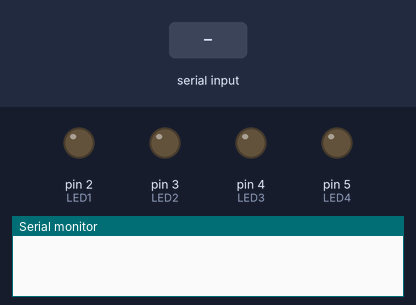
The sketch below on a simulated Arduino Uno, built with avr-gcc and run on an emulated ATmega328P. Parts: output pins drawn as LEDs (lit = HIGH), the last lines printed to the serial monitor. The inputs (shaded band) are chosen by the test bench.

Above: at 1.2 s.
1.3 s: "LED1:1" received over the second serial link
At 2.0 s:
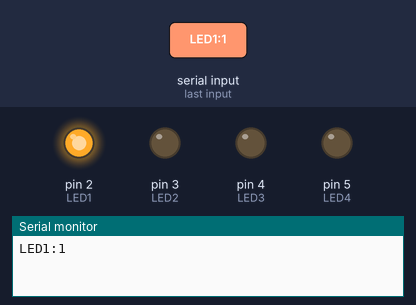
2.8 s: "LED2:1" received over the second serial link
At 3.1 s:
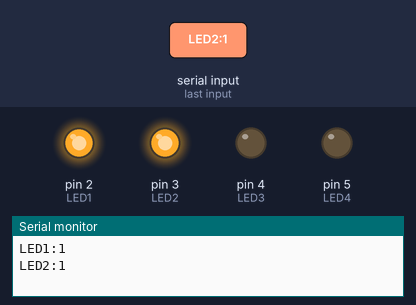
4.3 s: "LED1:0" received over the second serial link
At 5.5 s:
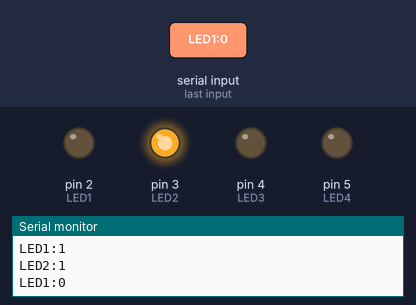
5.8 s: "LED3:1" received over the second serial link
At 6.6 s:
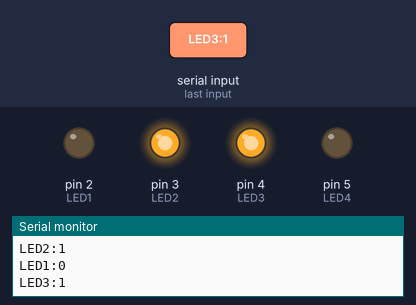
7.3 s: "LED2:0" received over the second serial link
At 7.7 s:
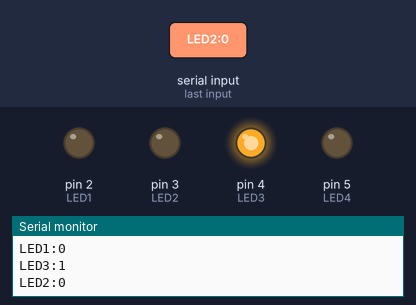
8.8 s: "LED4:1" received over the second serial link
At 10.1 s:
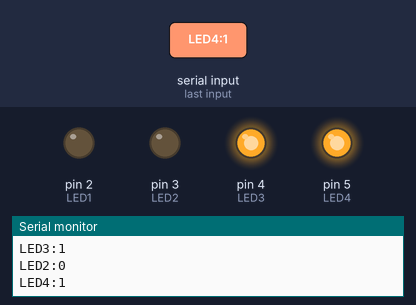
Timing chart, 0 to 11.3 s (numbered marks = the images above; inputs shaded):
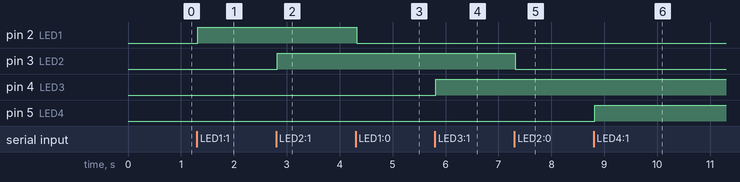

Measured:
- after the input at 1.3 s, pin 2 (LED1): LOW → HIGH at once
- after the input at 2.8 s, pin 3 (LED2): LOW → HIGH at once
- after the input at 4.3 s, pin 2 (LED1): HIGH → LOW at once
- after the input at 5.8 s, pin 4 (LED3): LOW → HIGH at once
- after the input at 7.3 s, pin 3 (LED2): HIGH → LOW at once
- after the input at 8.8 s, pin 5 (LED4): LOW → HIGH at once

The sketch:

Led_bluetooth.ino
```cpp
#include <SoftwareSerial.h>

SoftwareSerial HC06(11,12);
 int LED1 = 2;
 int LED2 = 3;
 int LED3 = 4;
 int LED4 = 5;
 String messageRecu;

void setup() {
   Serial.begin(9600);
   HC06.begin(9600);
   pinMode(LED1, OUTPUT);
   pinMode(LED2, OUTPUT);
   pinMode(LED3, OUTPUT);
   pinMode(LED4, OUTPUT);
 }

 void loop()
 {
     while(HC06.available())

     {
  delay(3);
 char c = HC06.read();
       messageRecu += c;
     }
     if (messageRecu.length() >0)
     {
       Serial.println(messageRecu);
       if (messageRecu == "LED1:1")
         {digitalWrite(LED1, HIGH);}
       if (messageRecu == "LED1:0")
         {digitalWrite(LED1, LOW);}


       if (messageRecu == "LED2:1")
         {digitalWrite(LED2, HIGH);}
       if (messageRecu == "LED2:0")
         {digitalWrite(LED2, LOW);}


       if (messageRecu == "LED3:1")
         {digitalWrite(LED3, HIGH);}
       if (messageRecu == "LED3:0")
         {digitalWrite(LED3, LOW);}


       if (messageRecu == "LED4:1")
         {digitalWrite(LED4, HIGH);}
       if (messageRecu == "LED4:0")
         {digitalWrite(LED4, LOW);}
       messageRecu="";
     }
 }
```
